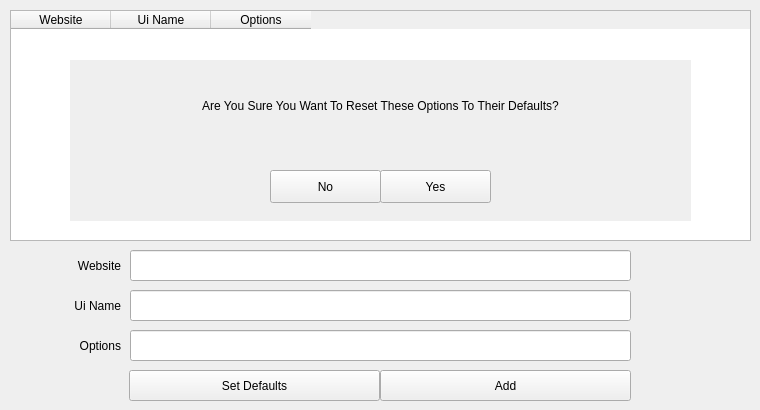
      <widget class="QWidget" name="tabPresetOptions">
       <attribute name="title">
        <string>Preset Options</string>
       </attribute>
       <widget class="QPushButton" name="pbConfigureSetPresetDefaults">
        <property name="geometry">
         <rect>
          <x>129</x>
          <y>370</y>
          <width>251</width>
          <height>31</height>
         </rect>
        </property>
        <property name="toolTip">
         <string>Reset Option To Its Default</string>
        </property>
        <property name="text">
         <string>Set Defaults</string>
        </property>
       </widget>
       <widget class="QTableWidget" name="tableWidgetConfigurePresetOptions">
        <property name="geometry">
         <rect>
          <x>10</x>
          <y>10</y>
          <width>741</width>
          <height>231</height>
         </rect>
        </property>
        <property name="editTriggers">
         <set>QAbstractItemView::NoEditTriggers</set>
        </property>
        <property name="tabKeyNavigation">
         <bool>false</bool>
        </property>
        <property name="showDropIndicator" stdset="0">
         <bool>false</bool>
        </property>
        <property name="selectionMode">
         <enum>QAbstractItemView::NoSelection</enum>
        </property>
        <property name="selectionBehavior">
         <enum>QAbstractItemView::SelectItems</enum>
        </property>
        <property name="gridStyle">
         <enum>Qt::SolidLine</enum>
        </property>
        <column>
         <property name="text">
          <string>Website</string>
         </property>
        </column>
        <column>
         <property name="text">
          <string>Ui Name</string>
         </property>
        </column>
        <column>
         <property name="text">
          <string>Options</string>
         </property>
        </column>
       </widget>
       <widget class="QLineEdit" name="lineEditConfigureUiName">
        <property name="geometry">
         <rect>
          <x>130</x>
          <y>290</y>
          <width>501</width>
          <height>31</height>
         </rect>
        </property>
       </widget>
       <widget class="QLineEdit" name="lineEditConfigurePresetOptions">
        <property name="geometry">
         <rect>
          <x>130</x>
          <y>330</y>
          <width>501</width>
          <height>31</height>
         </rect>
        </property>
       </widget>
       <widget class="QLabel" name="labelConfugureUiName">
        <property name="geometry">
         <rect>
          <x>10</x>
          <y>290</y>
          <width>111</width>
          <height>31</height>
         </rect>
        </property>
        <property name="text">
         <string>Ui Name</string>
        </property>
        <property name="alignment">
         <set>Qt::AlignRight|Qt::AlignTrailing|Qt::AlignVCenter</set>
        </property>
       </widget>
       <widget class="QLabel" name="labelConfigureOptionsPresetOptiions">
        <property name="geometry">
         <rect>
          <x>10</x>
          <y>330</y>
          <width>111</width>
          <height>31</height>
         </rect>
        </property>
        <property name="text">
         <string>Options</string>
        </property>
        <property name="alignment">
         <set>Qt::AlignRight|Qt::AlignTrailing|Qt::AlignVCenter</set>
        </property>
       </widget>
       <widget class="QPushButton" name="pbConfigureAddToPresetList">
        <property name="geometry">
         <rect>
          <x>380</x>
          <y>370</y>
          <width>251</width>
          <height>31</height>
         </rect>
        </property>
        <property name="toolTip">
         <string/>
        </property>
        <property name="text">
         <string>Add</string>
        </property>
       </widget>
       <widget class="QLineEdit" name="lineEditConfigureWebsite">
        <property name="geometry">
         <rect>
          <x>130</x>
          <y>250</y>
          <width>501</width>
          <height>31</height>
         </rect>
        </property>
       </widget>
       <widget class="QLabel" name="labelConfugureWebSite">
        <property name="geometry">
         <rect>
          <x>10</x>
          <y>250</y>
          <width>111</width>
          <height>31</height>
         </rect>
        </property>
        <property name="text">
         <string>Website</string>
        </property>
        <property name="alignment">
         <set>Qt::AlignRight|Qt::AlignTrailing|Qt::AlignVCenter</set>
        </property>
       </widget>
       <widget class="QLabel" name="labelBaseConfirmResetPreset">
        <property name="geometry">
         <rect>
          <x>70</x>
          <y>60</y>
          <width>621</width>
          <height>161</height>
         </rect>
        </property>
        <property name="autoFillBackground">
         <bool>true</bool>
        </property>
        <property name="text">
         <string/>
        </property>
       </widget>
       <widget class="QLabel" name="labelBaseConfirmResetPresetText">
        <property name="geometry">
         <rect>
          <x>110</x>
          <y>70</y>
          <width>541</width>
          <height>71</height>
         </rect>
        </property>
        <property name="text">
         <string>Are You Sure You Want To Reset These Options To Their Defaults?</string>
        </property>
        <property name="alignment">
         <set>Qt::AlignCenter</set>
        </property>
        <property name="wordWrap">
         <bool>true</bool>
        </property>
       </widget>
       <widget class="QPushButton" name="pbConfigureConfirmResetNo">
        <property name="geometry">
         <rect>
          <x>270</x>
          <y>170</y>
          <width>111</width>
          <height>33</height>
         </rect>
        </property>
        <property name="text">
         <string>No</string>
        </property>
       </widget>
       <widget class="QPushButton" name="pbConfigureConfirmResetYes">
        <property name="geometry">
         <rect>
          <x>380</x>
          <y>170</y>
          <width>111</width>
          <height>33</height>
         </rect>
        </property>
        <property name="text">
         <string>Yes</string>
        </property>
       </widget>
      </widget>
